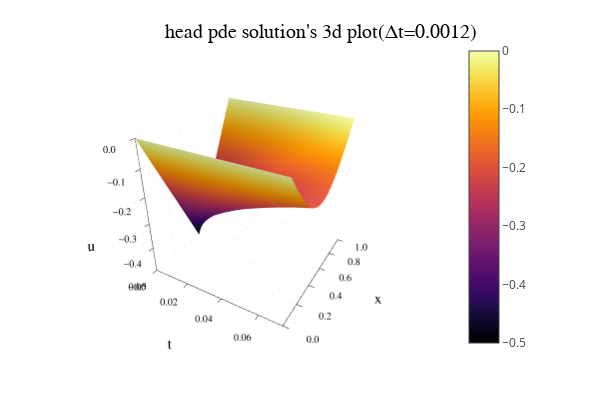

Notebook code for this chart:
### Code cell
Δt = 0.0012
surface(t₁₂,x,U₁₂,xlabel="t",ylabel="x",zlabel="u")
title!("head pde solution's 3d plot(Δt=$Δt)")

### Figure 1 — Plotly figure (JSON) as saved in the notebook; plotly's stock layout.template omitted (floating-point values rounded to 4 significant figures; data arrays with more than 128 entries replaced by an {"elided": "..."} marker saying what was removed)
{"data": [{"cmax": 0, "cmin": -0.5, "colorbar": {"len": 0.8657, "title": {"text": ""}, "x": 0.7642, "y": 0.5087}, "colorscale": {"elided": "256x2 mixed values"}, "name": "y1", "opacity": null, "scene": "scene", "showlegend": false, "showscale": true, "type": "surface", "x": [0, 0.0012, 0.0024, 0.0036, 0.0048, 0.006, 0.0072, 0.0084, 0.0096, 0.0108, 0.012, 0.0132, 0.0144, 0.0156, 0.0168, 0.018, 0.0192, 0.0204, 0.0216, 0.0228, 0.024, 0.0252, 0.0264, 0.0276, 0.0288, 0.03, 0.0312, 0.0324, 0.0336, 0.0348, 0.036, 0.0372, 0.0384, 0.0396, 0.0408, 0.042, 0.0432, 0.0444, 0.0456, 0.0468, 0.048, 0.0492, 0.0504, 0.0516, 0.0528, 0.054, 0.0552, 0.0564, 0.0576, 0.0588, 0.06, 0.0612, 0.0624, 0.0636, 0.0648, 0.066, 0.0672, 0.0684, 0.0696, 0.0708, 0.072], "xaxis": "x", "y": [0, 0.05, 0.1, 0.15, 0.2, 0.25, 0.3, 0.35, 0.4, 0.45, 0.5, 0.55, 0.6, 0.65, 0.7, 0.75, 0.8, 0.85, 0.9, 0.95, 1], "yaxis": "y", "z": {"elided": "21x61 float values"}, "zaxis": "z", "zmax": 0, "zmin": -0.5}], "layout": {"annotations": [{"font": {"color": "rgba(0, 0, 0, 1)", "family": "sans-serif", "size": 20}, "rotation": 0, "showarrow": false, "text": "head pde solution's 3d plot(Δt=0.0012)", "x": 0.535, "xanchor": "center", "xref": "paper", "y": 1, "yanchor": "top", "yref": "paper"}], "height": 400, "legend": {"bgcolor": "rgba(255, 255, 255, 1.000)", "bordercolor": "rgba(0, 0, 0, 1)", "borderwidth": 1, "font": {"color": "rgba(0, 0, 0, 1)", "family": "sans-serif", "size": 11}, "title": {"font": {"color": "rgba(0, 0, 0, 1)", "family": "sans-serif", "size": 15}, "text": ""}, "tracegroupgap": 0, "traceorder": "normal", "x": 1, "xanchor": "auto", "y": 1, "yanchor": "auto"}, "margin": {"b": 20, "l": 0, "r": 0, "t": 20}, "paper_bgcolor": "rgba(255, 255, 255, 1.000)", "plot_bgcolor": "rgba(255, 255, 255, 1.000)", "scene": {"aspectmode": "auto", "aspectratio": {"x": 1, "y": 1, "z": 1}, "camera": {"eye": {"x": 1.126, "y": -1.95, "z": 1.3}, "projection": "orthographic"}, "domain": {"x": [0.07647, 0.7642], "y": [0.07581, 0.9415]}, "xaxis": {"gridcolor": "rgba(0, 0, 0, 0.1)", "gridwidth": 0.5, "linecolor": "rgba(0, 0, 0, 1)", "mirror": false, "range": [0, 0.072], "showgrid": true, "showline": true, "showticklabels": true, "tickangle": 0, "tickcolor": "rgb(0, 0, 0)", "tickfont": {"color": "rgba(0, 0, 0, 1)", "family": "sans-serif", "size": 11}, "tickmode": "array", "ticks": "inside", "ticktext": ["0.00", "0.02", "0.04", "0.06"], "tickvals": [0, 0.02, 0.04, 0.06], "title": {"font": {"color": "rgba(0, 0, 0, 1)", "family": "sans-serif", "size": 15}, "text": "t"}, "type": "linear", "visible": true, "zeroline": false, "zerolinecolor": "rgba(0, 0, 0, 1)"}, "yaxis": {"gridcolor": "rgba(0, 0, 0, 0.1)", "gridwidth": 0.5, "linecolor": "rgba(0, 0, 0, 1)", "mirror": false, "range": [0, 1], "showgrid": true, "showline": true, "showticklabels": true, "tickangle": 0, "tickcolor": "rgb(0, 0, 0)", "tickfont": {"color": "rgba(0, 0, 0, 1)", "family": "sans-serif", "size": 11}, "tickmode": "array", "ticks": "inside", "ticktext": ["0.0", "0.2", "0.4", "0.6", "0.8", "1.0"], "tickvals": [0, 0.2, 0.4, 0.6, 0.8, 1], "title": {"font": {"color": "rgba(0, 0, 0, 1)", "family": "sans-serif", "size": 15}, "text": "x"}, "type": "linear", "visible": true, "zeroline": false, "zerolinecolor": "rgba(0, 0, 0, 1)"}, "zaxis": {"gridcolor": "rgba(0, 0, 0, 0.1)", "gridwidth": 0.5, "linecolor": "rgba(0, 0, 0, 1)", "mirror": false, "range": [-0.5, 0], "showgrid": true, "showline": true, "showticklabels": true, "tickangle": 0, "tickcolor": "rgb(0, 0, 0)", "tickfont": {"color": "rgba(0, 0, 0, 1)", "family": "sans-serif", "size": 11}, "tickmode": "array", "ticks": "inside", "ticktext": ["−0.5", "−0.4", "−0.3", "−0.2", "−0.1", "0.0"], "tickvals": [-0.5, -0.4, -0.3, -0.2, -0.1, 0], "title": {"font": {"color": "rgba(0, 0, 0, 1)", "family": "sans-serif", "size": 15}, "text": "u"}, "type": "linear", "visible": true, "zeroline": false, "zerolinecolor": "rgba(0, 0, 0, 1)"}}, "showlegend": true, "width": 600}}
